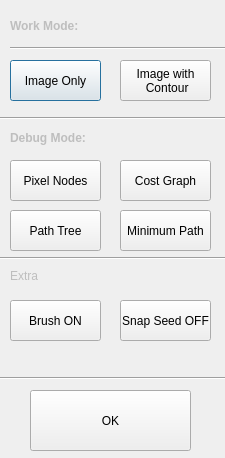
<?xml version="1.0" encoding="UTF-8"?>
<ui version="4.0">
 <class>scissor_diag</class>
 <widget class="QDialog" name="scissor_diag">
  <property name="enabled">
   <bool>true</bool>
  </property>
  <property name="geometry">
   <rect>
    <x>0</x>
    <y>0</y>
    <width>225</width>
    <height>458</height>
   </rect>
  </property>
  <property name="windowTitle">
   <string>Dialog</string>
  </property>
  <widget class="QLabel" name="label">
   <property name="enabled">
    <bool>false</bool>
   </property>
   <property name="geometry">
    <rect>
     <x>10</x>
     <y>10</y>
     <width>81</width>
     <height>31</height>
    </rect>
   </property>
   <property name="font">
    <font>
     <weight>75</weight>
     <bold>true</bold>
    </font>
   </property>
   <property name="text">
    <string>Work Mode:</string>
   </property>
  </widget>
  <widget class="QLabel" name="label_2">
   <property name="enabled">
    <bool>false</bool>
   </property>
   <property name="geometry">
    <rect>
     <x>10</x>
     <y>130</y>
     <width>91</width>
     <height>16</height>
    </rect>
   </property>
   <property name="font">
    <font>
     <weight>75</weight>
     <bold>true</bold>
    </font>
   </property>
   <property name="text">
    <string>Debug Mode:</string>
   </property>
  </widget>
  <widget class="QPushButton" name="sc_image_only">
   <property name="geometry">
    <rect>
     <x>10</x>
     <y>60</y>
     <width>91</width>
     <height>41</height>
    </rect>
   </property>
   <property name="text">
    <string>Image Only</string>
   </property>
  </widget>
  <widget class="QPushButton" name="image_contour">
   <property name="geometry">
    <rect>
     <x>120</x>
     <y>60</y>
     <width>91</width>
     <height>41</height>
    </rect>
   </property>
   <property name="text">
    <string>Image with 
 Contour</string>
   </property>
  </widget>
  <widget class="Line" name="line">
   <property name="geometry">
    <rect>
     <x>10</x>
     <y>40</y>
     <width>241</width>
     <height>16</height>
    </rect>
   </property>
   <property name="orientation">
    <enum>Qt::Horizontal</enum>
   </property>
  </widget>
  <widget class="Line" name="line_2">
   <property name="geometry">
    <rect>
     <x>0</x>
     <y>110</y>
     <width>251</width>
     <height>16</height>
    </rect>
   </property>
   <property name="orientation">
    <enum>Qt::Horizontal</enum>
   </property>
  </widget>
  <widget class="Line" name="line_3">
   <property name="geometry">
    <rect>
     <x>0</x>
     <y>250</y>
     <width>251</width>
     <height>16</height>
    </rect>
   </property>
   <property name="orientation">
    <enum>Qt::Horizontal</enum>
   </property>
  </widget>
  <widget class="QPushButton" name="sc_OK">
   <property name="geometry">
    <rect>
     <x>30</x>
     <y>390</y>
     <width>161</width>
     <height>61</height>
    </rect>
   </property>
   <property name="text">
    <string>OK</string>
   </property>
  </widget>
  <widget class="QPushButton" name="sc_cost_graph">
   <property name="geometry">
    <rect>
     <x>120</x>
     <y>160</y>
     <width>91</width>
     <height>41</height>
    </rect>
   </property>
   <property name="text">
    <string>Cost Graph</string>
   </property>
  </widget>
  <widget class="QPushButton" name="sc_pixel_node">
   <property name="geometry">
    <rect>
     <x>10</x>
     <y>160</y>
     <width>91</width>
     <height>41</height>
    </rect>
   </property>
   <property name="text">
    <string>Pixel Nodes</string>
   </property>
  </widget>
  <widget class="QPushButton" name="sc_min_path">
   <property name="geometry">
    <rect>
     <x>120</x>
     <y>210</y>
     <width>91</width>
     <height>41</height>
    </rect>
   </property>
   <property name="text">
    <string>Minimum Path</string>
   </property>
  </widget>
  <widget class="QPushButton" name="sc_path_tree">
   <property name="geometry">
    <rect>
     <x>10</x>
     <y>210</y>
     <width>91</width>
     <height>41</height>
    </rect>
   </property>
   <property name="text">
    <string>Path Tree</string>
   </property>
  </widget>
  <widget class="Line" name="line_4">
   <property name="geometry">
    <rect>
     <x>0</x>
     <y>370</y>
     <width>251</width>
     <height>16</height>
    </rect>
   </property>
   <property name="orientation">
    <enum>Qt::Horizontal</enum>
   </property>
  </widget>
  <widget class="QLabel" name="label_3">
   <property name="enabled">
    <bool>false</bool>
   </property>
   <property name="geometry">
    <rect>
     <x>10</x>
     <y>270</y>
     <width>54</width>
     <height>12</height>
    </rect>
   </property>
   <property name="text">
    <string>Extra</string>
   </property>
  </widget>
  <widget class="QPushButton" name="sc_brush">
   <property name="geometry">
    <rect>
     <x>10</x>
     <y>300</y>
     <width>91</width>
     <height>41</height>
    </rect>
   </property>
   <property name="text">
    <string>Brush ON</string>
   </property>
  </widget>
  <widget class="QPushButton" name="sc_snap_on">
   <property name="geometry">
    <rect>
     <x>120</x>
     <y>300</y>
     <width>91</width>
     <height>41</height>
    </rect>
   </property>
   <property name="text">
    <string>Snap Seed OFF</string>
   </property>
  </widget>
 </widget>
 <resources/>
 <connections>
  <connection>
   <sender>sc_OK</sender>
   <signal>clicked()</signal>
   <receiver>scissor_diag</receiver>
   <slot>sc_OK()</slot>
   <hints>
    <hint type="sourcelabel">
     <x>115</x>
     <y>420</y>
    </hint>
    <hint type="destinationlabel">
     <x>125</x>
     <y>168</y>
    </hint>
   </hints>
  </connection>
  <connection>
   <sender>image_contour</sender>
   <signal>clicked()</signal>
   <receiver>scissor_diag</receiver>
   <slot>sc_image_contour()</slot>
   <hints>
    <hint type="sourcelabel">
     <x>165</x>
     <y>80</y>
    </hint>
    <hint type="destinationlabel">
     <x>125</x>
     <y>168</y>
    </hint>
   </hints>
  </connection>
  <connection>
   <sender>sc_image_only</sender>
   <signal>clicked()</signal>
   <receiver>scissor_diag</receiver>
   <slot>sc_image_only()</slot>
   <hints>
    <hint type="sourcelabel">
     <x>55</x>
     <y>80</y>
    </hint>
    <hint type="destinationlabel">
     <x>125</x>
     <y>168</y>
    </hint>
   </hints>
  </connection>
  <connection>
   <sender>sc_pixel_node</sender>
   <signal>clicked()</signal>
   <receiver>scissor_diag</receiver>
   <slot>sc_pixel_node()</slot>
   <hints>
    <hint type="sourcelabel">
     <x>55</x>
     <y>180</y>
    </hint>
    <hint type="destinationlabel">
     <x>125</x>
     <y>168</y>
    </hint>
   </hints>
  </connection>
  <connection>
   <sender>sc_cost_graph</sender>
   <signal>clicked()</signal>
   <receiver>scissor_diag</receiver>
   <slot>sc_cost_graph()</slot>
   <hints>
    <hint type="sourcelabel">
     <x>165</x>
     <y>180</y>
    </hint>
    <hint type="destinationlabel">
     <x>125</x>
     <y>168</y>
    </hint>
   </hints>
  </connection>
  <connection>
   <sender>sc_path_tree</sender>
   <signal>clicked()</signal>
   <receiver>scissor_diag</receiver>
   <slot>sc_path_tree()</slot>
   <hints>
    <hint type="sourcelabel">
     <x>55</x>
     <y>230</y>
    </hint>
    <hint type="destinationlabel">
     <x>125</x>
     <y>168</y>
    </hint>
   </hints>
  </connection>
  <connection>
   <sender>sc_min_path</sender>
   <signal>clicked()</signal>
   <receiver>scissor_diag</receiver>
   <slot>sc_min_path()</slot>
   <hints>
    <hint type="sourcelabel">
     <x>165</x>
     <y>230</y>
    </hint>
    <hint type="destinationlabel">
     <x>125</x>
     <y>168</y>
    </hint>
   </hints>
  </connection>
  <connection>
   <sender>sc_snap_on</sender>
   <signal>clicked()</signal>
   <receiver>scissor_diag</receiver>
   <slot>sc_snap()</slot>
   <hints>
    <hint type="sourcelabel">
     <x>165</x>
     <y>320</y>
    </hint>
    <hint type="destinationlabel">
     <x>125</x>
     <y>228</y>
    </hint>
   </hints>
  </connection>
  <connection>
   <sender>sc_brush</sender>
   <signal>clicked()</signal>
   <receiver>scissor_diag</receiver>
   <slot>sc_brush()</slot>
   <hints>
    <hint type="sourcelabel">
     <x>55</x>
     <y>320</y>
    </hint>
    <hint type="destinationlabel">
     <x>112</x>
     <y>228</y>
    </hint>
   </hints>
  </connection>
 </connections>
 <slots>
  <slot>sc_image_only()</slot>
  <slot>sc_image_contour()</slot>
  <slot>sc_pixel_node()</slot>
  <slot>sc_cost_graph()</slot>
  <slot>sc_path_tree()</slot>
  <slot>sc_min_path()</slot>
  <slot>sc_OK()</slot>
  <slot>sc_snap()</slot>
  <slot>sc_brush()</slot>
 </slots>
</ui>
